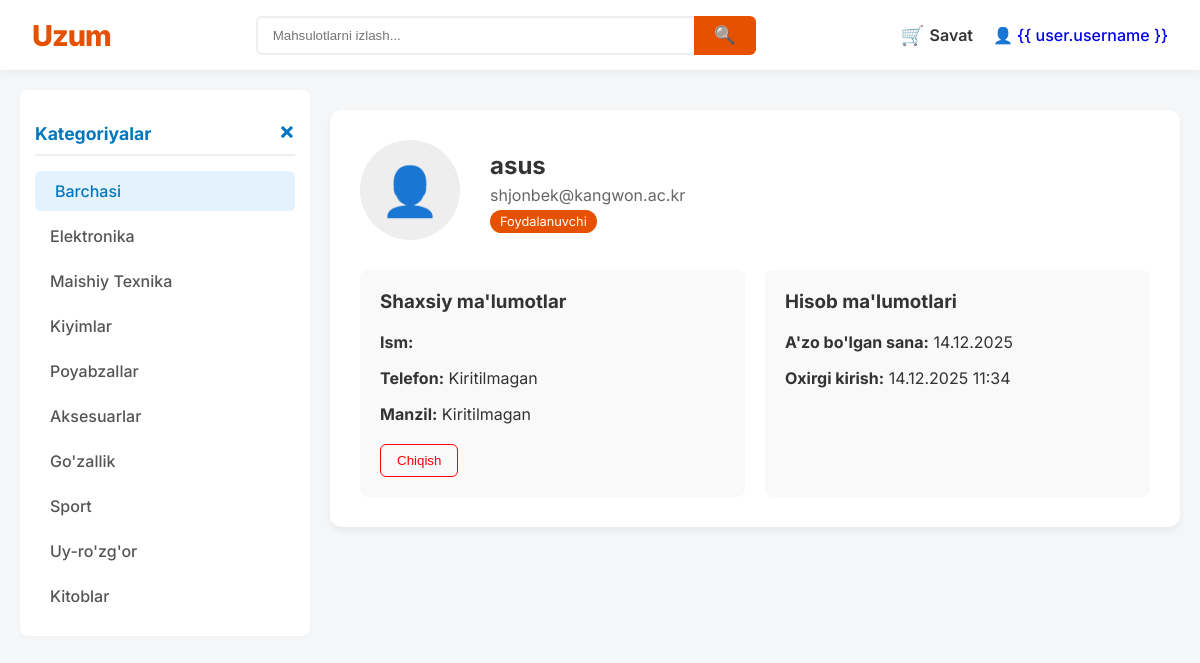
Page /users/profile/ (signed in) on the committed database.
### store/models.py (models this page shows, shortened)
class Category(models.Model):
    name = models.CharField(max_length=100)
    slug = models.SlugField(unique=True)
    image = models.ImageField(upload_to='categories/', blank=True, null=True)
    icon = models.CharField(max_length=50, blank=True, help_text="FontAwesome class, e.g., 'fa-mobile'")
    class Meta:
        verbose_name_plural = "Categories"

### users/models.py (models this page shows, shortened)
class User(AbstractUser):
    pass

class Customer(models.Model):
    user = models.OneToOneField(User, on_delete=models.CASCADE, related_name='customer')
    avatar = models.ImageField(upload_to='avatars/', default='avatars/default.png', blank=True)
    phone_number = models.CharField(max_length=15, blank=True)
    address = models.TextField(blank=True, help_text="Yetkazib berish manzili")
    date_of_birth = models.DateField(null=True, blank=True)
    loyalty_points = models.IntegerField(default=0)

### users/views.py (the view)
# urls.py: path('profile/', views.profile, name='profile'),
@login_required
def profile(request):
    if not hasattr(request.user, 'customer'):
        from .models import Customer
        Customer.objects.create(user=request.user)
    return render(request, 'users/profile.html')

### store/cart.py (called while the page is built)
    def __len__(self):
        return sum(item['quantity'] for item in self.cart.values())

### store/context_processors.py (called while the page is built)
def categories(request):
    return {
        'categories': Category.objects.all()
    }

def cart(request):
    return {
        'cart': Cart(request),
        'cart_len': len(Cart(request))
    }

### users/templates/users/profile.html (shortened to what this page needs)
{% extends 'base.html' %}
{% block content %}
<div class="container"
    style="max-width: 800px; background: white; padding: 30px; border-radius: 12px; margin-top: 20px; box-shadow: 0 4px 6px rgba(0,0,0,0.05);">
    <div style="display: flex; align-items: center; gap: 30px; margin-bottom: 30px;">
        <div
            style="width: 100px; height: 100px; background: #eee; border-radius: 50%; display: flex; align-items: center; justify-content: center; font-size: 3rem; color: #aaa;">
            {% if user.profile.avatar %}
            <img src="{{ user.profile.avatar.url }}" alt="Avatar"
                style="width: 100%; height: 100%; border-radius: 50%; object-fit: cover;">
            {% else %}
            👤
            {% endif %}
        </div>
        <div>
            <h2 style="margin: 0;">{{ user.username }}</h2>
            <p style="color: #666; margin: 5px 0;">{{ user.email }}</p>
            <span
                style="background: var(--primary-color); color: white; padding: 4px 10px; border-radius: 20px; font-size: 0.8rem;">Foydalanuvchi</span>
        </div>
    </div>
    <div style="display: grid; grid-template-columns: 1fr 1fr; gap: 20px;">
        <div style="background: #f9f9f9; padding: 20px; border-radius: 8px;">
            <h3 style="margin-top: 0;">Shaxsiy ma'lumotlar</h3>
            <p><strong>Ism:</strong> {{ user.first_name }} {{ user.last_name }}</p>
            <p><strong>Telefon:</strong> {{ user.customer.phone_number|default:"Kiritilmagan" }}</p>
            <p><strong>Manzil:</strong> {{ user.customer.address|default:"Kiritilmagan" }}</p>
            <form action="{% url 'logout' %}" method="post" style="margin-top: 20px;">
                <button type="submit"
                    style="background: none; border: 1px solid red; color: red; padding: 8px 16px; border-radius: 6px; cursor: pointer;">Chiqish</button>
            </form>
        </div>
        <div style="background: #f9f9f9; padding: 20px; border-radius: 8px;">
            <h3 style="margin-top: 0;">Hisob ma'lumotlari</h3>
            <p><strong>A'zo bo'lgan sana:</strong> {{ user.date_joined|date:"d.m.Y" }}</p>
            <p><strong>Oxirgi kirish:</strong> {{ user.last_login|date:"d.m.Y H:i" }}</p>
        </div>
    </div>
</div>
{% endblock %}

### templates/base.html (shortened to what this page needs)
<!DOCTYPE html>
<html lang="uz">
<head>
    {% load static %}
    <link rel="stylesheet" href="{% static 'css/style.css' %}">
</head>
<body>
    <nav class="navbar">
        <a href="{% url 'home' %}" class="brand">Uzum</a>
        <div style="flex: 1; margin: 0 40px; display: flex; justify-content: center;">
            <form action="{% url 'home' %}" method="get" class="search-form">
                <input type="text" name="q" placeholder="Mahsulotlarni izlash..." class="search-input"
                    value="{{ request.GET.q|default:'' }}">
                <button type="submit" class="search-btn">🔍</button>
            </form>
        </div>
        <div class="nav-links" style="display: flex; align-items: center; gap: 20px;">
            <a href="{% url 'cart_detail' %}"
                style="position: relative; text-decoration: none; color: #333; font-weight: 600; display: flex; align-items: center; gap: 5px;">
                <span style="font-size: 1.2rem;">🛒</span> <span class="hide-mobile">Savat</span>
            </a>
            {% if user.is_authenticated %}
            <div style="display: flex; align-items: center; gap: 10px;">
                <a href="{% url 'profile' %}" style="text-decoration: none; font-weight: 500;">👤 {{ user.username
                    }}</a>
            </div>
            {% else %}
            <a href="{% url 'login' %}" style="text-decoration: none; color: #333;">Kirish</a>
            <a href="{% url 'register' %}"
                style="background: #e3f2fd; color: var(--secondary-color); padding: 8px 15px; border-radius: 6px; text-decoration: none; font-weight: 600;">Ro'yxatdan
                o'tish</a>
            {% endif %}
        </div>
    </nav>
    <div class="main-wrapper">
        <aside class="sidebar" id="sidebar">
            <h3 class="sidebar-title">Kategoriyalar <span onclick="toggleSidebar()"
                    style="float: right; cursor: pointer; font-size: 1.5rem; line-height: 1rem;">&times;</span></h3>
            <ul class="category-list">
                <li class="category-item">
                    <a href="{% url 'home' %}"
                        class="category-link {% if not request.GET.category %}active{% endif %}">Barchasi</a>
                </li>
                {% for cat in categories %}
                <li class="category-item">
                    <a href="{% url 'home' %}?category={{ cat.slug }}"
                        class="category-link {% if request.GET.category == cat.slug %}active{% endif %}">
                        {{ cat.name }}
                    </a>
                </li>
                {% endfor %}
            </ul>
        </aside>
        <main class="content-area">
            {% block content %}
            {% endblock %}
        </main>
    </div>
</body>
</html>

### static/css/style.css (style rules this page uses)
:root { --primary-color: #e65100; --primary-light: #ff7518; --secondary-color: #0277bd; --secondary-light: #4fc3f7; --text-color: #333; --bg-color: #f4f6f8; --card-bg: #fff; --sidebar-width: 260px; --border-radius: 8px; }
body { font-family: 'Inter', sans-serif; background-color: var(--bg-color); color: var(--text-color); margin: 0; padding-top: 70px; }
.navbar { background: white; box-shadow: 0 2px 10px rgba(0, 0, 0, 0.05); height: 70px; display: flex; justify-content: space-between; align-items: center; position: fixed; top: 0; left: 0; right: 0; z-index: 1000; padding: 0 2rem; }
.brand { font-size: 1.8rem; font-weight: 800; color: var(--primary-color); text-decoration: none; letter-spacing: -1px; }
.search-form { display: flex; width: 100%; max-width: 500px; }
.search-input { width: 100%; padding: 10px 15px; border: 2px solid #eee; border-right: none; border-radius: 6px 0 0 6px; outline: none; transition: 0.2s; }
.search-btn { background: var(--primary-color); color: white; border: none; padding: 0 20px; border-radius: 0 6px 6px 0; cursor: pointer; font-size: 1.1rem; }
.main-wrapper { display: flex; max-width: 1400px; margin: 20px auto; gap: 20px; padding: 0 20px; position: relative; }
.sidebar { width: var(--sidebar-width); background: white; border-radius: var(--border-radius); padding: 15px; height: fit-content; box-shadow: 0 2px 5px rgba(0, 0, 0, 0.02); flex-shrink: 0; transition: transform 0.3s ease-in-out; }
.sidebar-title { font-size: 1.1rem; font-weight: 700; margin-bottom: 15px; color: var(--secondary-color); border-bottom: 2px solid #eee; padding-bottom: 10px; }
.category-list { list-style: none; padding: 0; margin: 0; }
.category-item { margin-bottom: 5px; }
.category-link { display: block; padding: 10px 15px; text-decoration: none; color: #555; border-radius: 6px; transition: 0.2s; font-weight: 500; }
.category-link:hover, .category-link.active { background: #e3f2fd; color: var(--secondary-color); padding-left: 20px; }
.content-area { flex-grow: 1; width: 100%; }

### rows in the picture
Category: name "Elektronika"
Category: name "Maishiy Texnika"
Category: name "Kiyimlar"
Category: name "Poyabzallar"
Category: name "Aksesuarlar"
Category: name "Go'zallik"
Category: name "Sport"
Category: name "Uy-ro'zg'or"
Category: name "Kitoblar"
User: username "asus", email "shjonbek@kangwon.ac.kr", customer.phone_number "Kiritilmagan", customer.address "Kiritilmagan", date_joined "14.12.2025", last_login "14.12.2025 11:34"
